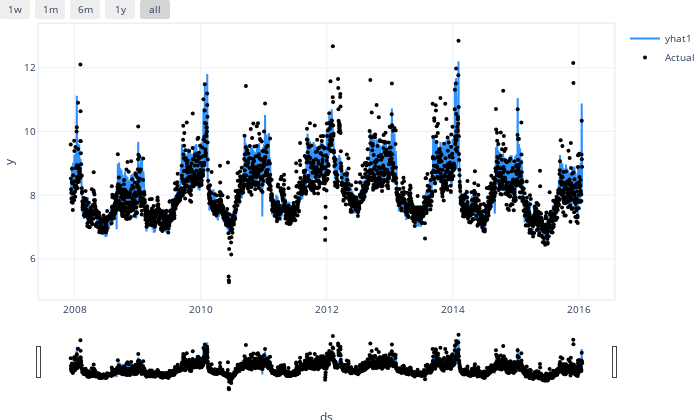

Notebook source saved alongside this figure:
### Markdown cell above
With TorchProphet, the import location for the function changes.

### Code cell
from neuralprophet.TorchProphet import plot_plotly

plot_plotly(np, forecast_np)

### Figure 1 — Plotly figure (JSON) as saved in the notebook; plotly's stock layout.template omitted (floating-point values rounded to 4 significant figures; data arrays with more than 128 entries replaced by an {"elided": "..."} marker saying what was removed)
{"data": [{"fill": "none", "line": {"color": "rgba(45, 146, 255, 1.0)", "width": 2}, "mode": "lines", "name": "yhat1", "type": "scatter", "x": {"elided": "2965 str values"}, "y": {"elided": "2965 float values"}}, {"marker": {"color": "black", "size": 4}, "mode": "markers", "name": "Actual", "type": "scatter", "x": {"elided": "2965 str values"}, "y": {"elided": "2965 float values"}}], "layout": {"autosize": true, "font": {"size": 10}, "height": 420, "hovermode": "x unified", "margin": {"b": 0, "l": 0, "pad": 0, "r": 10, "t": 10}, "showlegend": true, "title": {"font": {"size": 12}}, "width": 700, "xaxis": {"linewidth": 1.5, "mirror": true, "rangeselector": {"buttons": [{"count": 7, "label": "1w", "step": "day", "stepmode": "backward"}, {"count": 1, "label": "1m", "step": "month", "stepmode": "backward"}, {"count": 6, "label": "6m", "step": "month", "stepmode": "backward"}, {"count": 1, "label": "1y", "step": "year", "stepmode": "backward"}, {"step": "all"}]}, "rangeslider": {"visible": true}, "showline": true, "title": {"text": "ds"}, "type": "date"}, "yaxis": {"linewidth": 1.5, "mirror": true, "showline": true, "title": {"text": "y"}}}}
